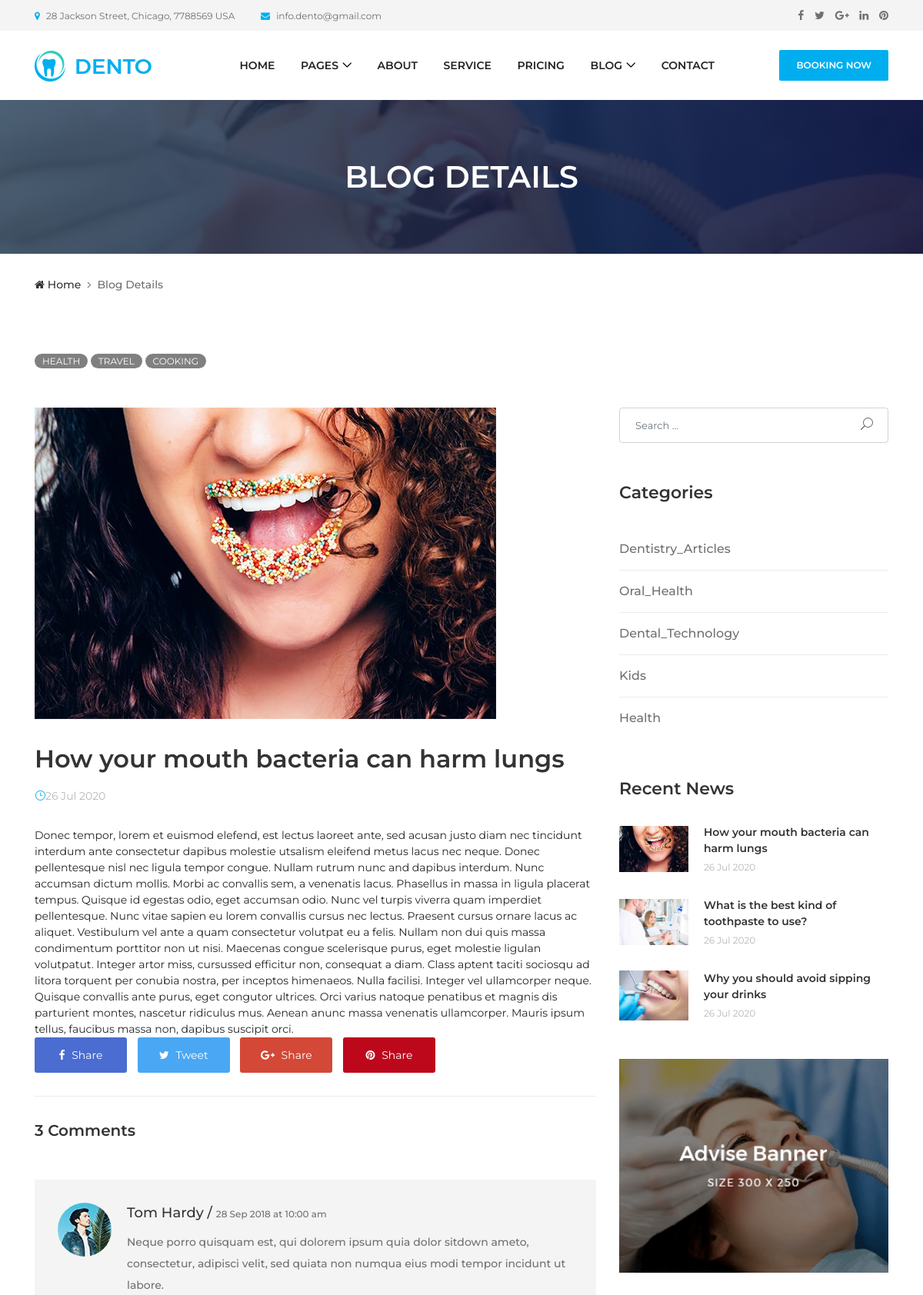
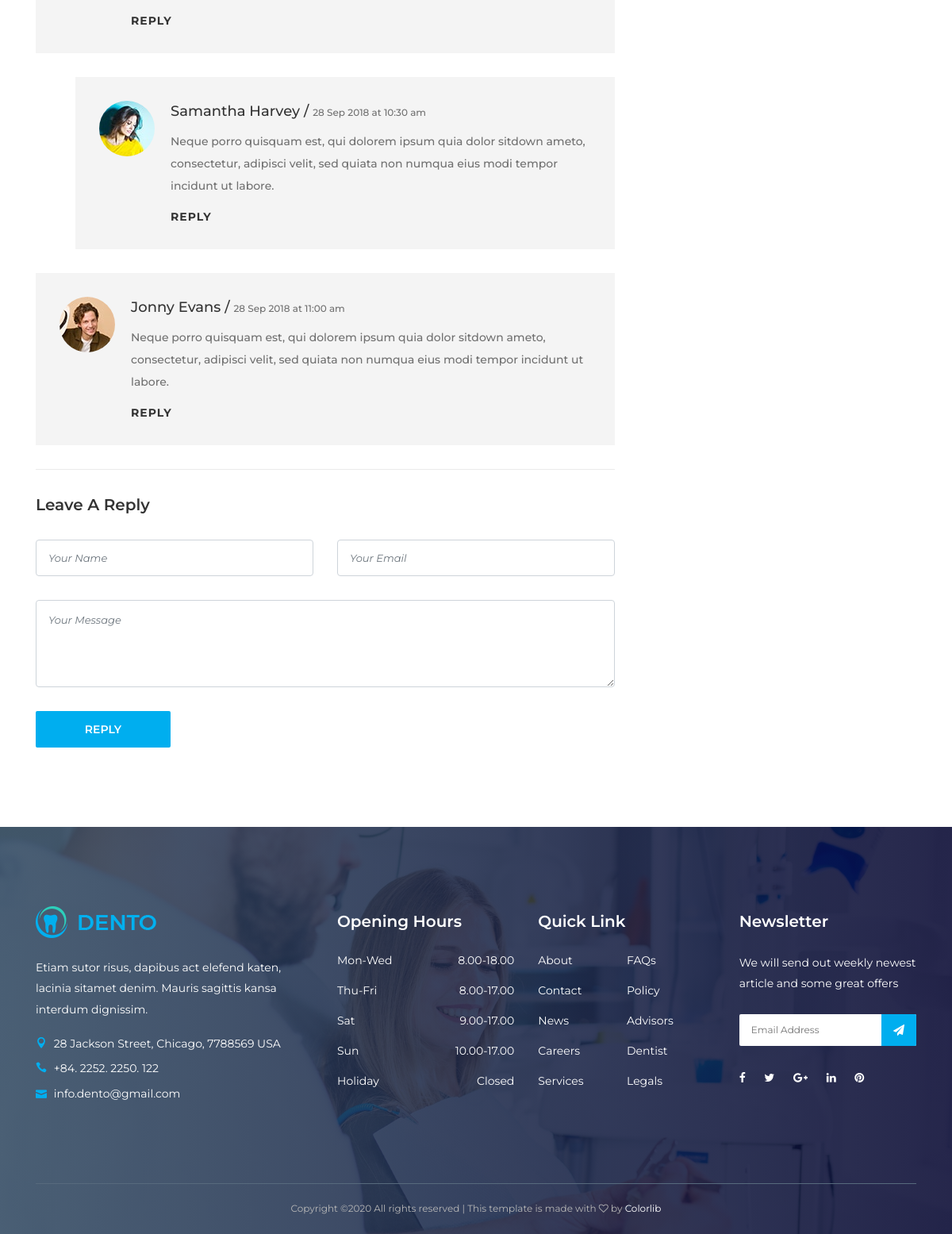
The page /blog/1 on the database its author committed (2 pictures, top to bottom).
### blog/models.py (models this page shows, shortened)
class BlogPost(models.Model):
	auther = models.ForeignKey(User,on_delete=models.CASCADE)
	title = models.CharField(max_length=150)
	description = models.TextField()
	image = models.ImageField(upload_to = 'media/blog')
	created = models.DateTimeField(default=timezone.now)
	category = models.ForeignKey('Category',on_delete = models.SET_NULL,null=True)
	tags = TaggableManager(blank=True)
	class Meta:
		verbose_name='BlogPostss'
		verbose_name_plural='BlogPosts'

class Category(models.Model):
	name = models.CharField(max_length=50)
	def __str__(self):
		return self.name

### blog/views.py (the view)
# urls.py: path('<int:id>', views.post_detail, name = 'post_detail'),
def post_detail(request,id):
	blog_detail = BlogPost.objects.get(id=id)
	latests = BlogPost.objects.filter(created__lte=timezone.now()).reverse()[:3]
	categories = Category.objects.all()
	all_tags = Tag.objects.all()
	context = {
					'blog_detail':blog_detail,
					'categories':categories,
					'latests':latests,
					'all_tags':all_tags,
				}
	return render(request,'blog/blog_detail.html',context)

### blog/templates/blog/blog_detail.html
{% extends "base.html" %}
{% load static %}
{% block body %}
  <div class="breadcumb-area bg-img bg-gradient-overlay" style="background-image: url({% static 'img/bg-img/12.jpg' %});">
    <div class="container h-100">
      <div class="row h-100 align-items-center">
        <div class="col-12">
          <h2 class="title">Blog Details</h2>
        </div>
      </div>
    </div>
  </div>
  <div class="breadcumb--con">
    <div class="container">
      <div class="row">
        <div class="col-12">
          <nav aria-label="breadcrumb">
            <ol class="breadcrumb">
              <li class="breadcrumb-item"><a href="#"><i class="fa fa-home"></i> Home</a></li>
              <li class="breadcrumb-item active" aria-current="page">Blog Details</li>
            </ol>
          </nav>
        </div>
      </div>
    </div>
  </div>
  	  	<div class="container">
			  <div class="mt-5">
			  	{% for tag in blog_detail.tags.all %}
			  		<a href="{% url 'blog:post_by_tag' tag %}" class="tag tag_color1">{{tag.name}}</a>
			  	{% endfor %}
			  </div>
	</div>
  <section class="dento--blog-area mt-50">
    <div class="container">
      <div class="row">
        <div class="col-12 col-lg-8 mb-100">
          <div class="blog-details-area">
            <img src="{{blog_detail.image.url}}" alt="">
            <h2 class="post-title">{{blog_detail.title}}</h2>
            <div class="post-meta">
              <a href="#"><i class="icon_clock_alt"></i>{{blog_detail.created|date:'j M o'}}</a>
            </div>
            {{blog_detail.description}}
          </div>
          <div class="post-share-area mb-30">
            <a href="#" class="facebook"><i class="fa fa-facebook"></i> Share</a>
            <a href="#" class="tweet"><i class="fa fa-twitter"></i> Tweet</a>
            <a href="#" class="google-plus"><i class="fa fa-google-plus"></i> Share</a>
            <a href="#" class="pinterest"><i class="fa fa-pinterest"></i> Share</a>
          </div>
          <div class="comment_area clearfix">
            <h5 class="title">3 Comments</h5>
            <ol>
              <li class="single_comment_area">
                <div class="comment-content d-flex">
                  <div class="comment-author">
                    <img src="img/bg-img/26.jpg" alt="author">
                  </div>
                  <div class="comment-meta">
                    <a href="#" class="post-author">Tom Hardy / <span>28 Sep 2018 at 10:00 am</span></a>
                    <p>Neque porro quisquam est, qui dolorem ipsum quia dolor sitdown ameto, consectetur, adipisci velit, sed quiata non numqua eius modi tempor incidunt ut labore.</p>
                    <a href="#" class="comment-reply">Reply</a>
                  </div>
                </div>
                <ol class="children">
                  <li class="single_comment_area">
                    <div class="comment-content d-flex">
                      <div class="comment-author">
                        <img src="img/bg-img/27.jpg" alt="author">
                      </div>
                      <div class="comment-meta">
                        <a href="#" class="post-author">Samantha Harvey / <span>28 Sep 2018 at 10:30 am</span></a>
                        <p>Neque porro quisquam est, qui dolorem ipsum quia dolor sitdown ameto, consectetur, adipisci velit, sed quiata non numqua eius modi tempor incidunt ut labore.</p>
                        <a href="#" class="comment-reply">Reply</a>
                      </div>
                    </div>
                  </li>
                </ol>
              </li>
              <li class="single_comment_area">
                <div class="comment-content d-flex">
                  <div class="comment-author">
                    <img src="img/bg-img/28.jpg" alt="author">
                  </div>
                  <div class="comment-meta">
                    <a href="#" class="post-author">Jonny Evans / <span>28 Sep 2018 at 11:00 am</span></a>
                    <p>Neque porro quisquam est, qui dolorem ipsum quia dolor sitdown ameto, consectetur, adipisci velit, sed quiata non numqua eius modi tempor incidunt ut labore.</p>
                    <a href="#" class="comment-reply">Reply</a>
                  </div>
                </div>
              </li>
            </ol>
          </div>
          <div class="contact-form mt-30">
            <h5 class="mb-30">Leave A Reply</h5>
            <form action="#" method="post">
              <div class="row">
                <div class="col-lg-6">
                  <input type="text" name="message-name" class="form-control mb-30" placeholder="Your Name">
                </div>
                <div class="col-lg-6">
                  <input type="email" name="message-email" class="form-control mb-30" placeholder="Your Email">
                </div>
                <div class="col-12">
                  <textarea name="message" class="form-control mb-30" placeholder="Your Message"></textarea>
                </div>
                <div class="col-12">
                  <button type="submit" class="btn dento-btn">Reply</button>
                </div>
              </div>
            </form>
          </div>
        </div>
        <div class="col-12 col-lg-4">
          <div class="dento-sidebar">
            <div class="single-widget-area search-widget">
              <form method="GET" action="{% url 'blog:post_list' %}">
                <input type="search" name="q" class="form-control" placeholder="Search ..." value="{{request.Get.q}}">
                <button type="submit"><i class="icon_search"></i></button>
              </form>
            </div>
            <div class="single-widget-area catagories-widget">
              <h5 class="widget-title">Categories</h5>
            <ul class="catagories-list">
	              	{% for category in categories  %}
	               		 <li><a href="{% url 'blog:post_by_category' category %}">{{category}}</a></li>
	                {% endfor %}
              </ul>
            </div>
            <div class="single-widget-area news-widget">
              <h5 class="widget-title">Recent News</h5>
              {% for po in latests  %}
	              <div class="single-news-area d-flex align-items-center">
			                <div class="blog-thumbnail">
			                  <img src="{{po.image.url}}" alt="">
			                </div>
			                <div class="blog-content">
			                  <a href="{% url 'blog:post_detail' po.id %}" class="post-title">{{po.title}}</a>
			                  <span class="post-date">{{po.created|date:'j M o'}}</span>
			                </div>
	              </div>
              {% endfor %}
            </div>
            <div class="single-widget-area adds-widget">
              <a href="#"><img class="w-100" src="./img/bg-img/adds.png" alt=""></a>
            </div>
          </div>
        </div>
      </div>
    </div>
  </section>
{% endblock body %}

### static/css/amine.css (style rules this page uses)
.tag_color1 { background-color: #51adc4; }
.tag { background-color: gray; border-radius: 50px; font-size: 12px; color: white; padding: 2px 10px; margin: 0; text-transform: uppercase; }

### static/css/default-assets/classy-nav.css (style rules this page uses)
body { font-family: "Roboto", sans-serif; }
ul { margin: 0; }
ul li { list-style: none; }
img { height: auto; max-width: 100%; }
.bg-img { background-position: center center; background-size: cover; background-repeat: no-repeat; }

### rows shown on the page
Tag: name "HEALTH"
Tag: name "TRAVEL"
Tag: name "COOKING"
BlogPost: image (picture), title "How your mouth bacteria can harm lungs", created "26 Jul 2020", description "Donec tempor, lorem et euismod elefend, est lectus laoreet ante, sed acusan justo diam nec tincidunt interdum ante consectetur dapibus molestie utsalism eleifend metus lacus nec neque. Donec pellentesque nisl nec ligula tempor congue. Nullam rutrum nunc and dapibus interdum. Nunc accumsan dictum mollis. Morbi ac convallis sem, a venenatis lacus. Phasellus in massa in ligula placerat tempus. Quisque id egestas odio, eget accumsan odio. Nunc vel turpis viverra quam imperdiet pellentesque. Nunc vitae sapien eu lorem convallis cursus nec lectus. Praesent cursus ornare lacus ac aliquet. Vestibulum vel ante a quam consectetur volutpat eu a felis. Nullam non dui quis massa condimentum porttitor…"
Category: name "Dentistry_Articles"
Category: name "Oral_Health"
Category: name "Dental_Technology"
Category: name "Kids"
Category: name "Health"
BlogPost: image (picture), title "What is the best kind of toothpaste to use?", created "26 Jul 2020"
BlogPost: image (picture), title "Why you should avoid sipping your drinks", created "26 Jul 2020"
